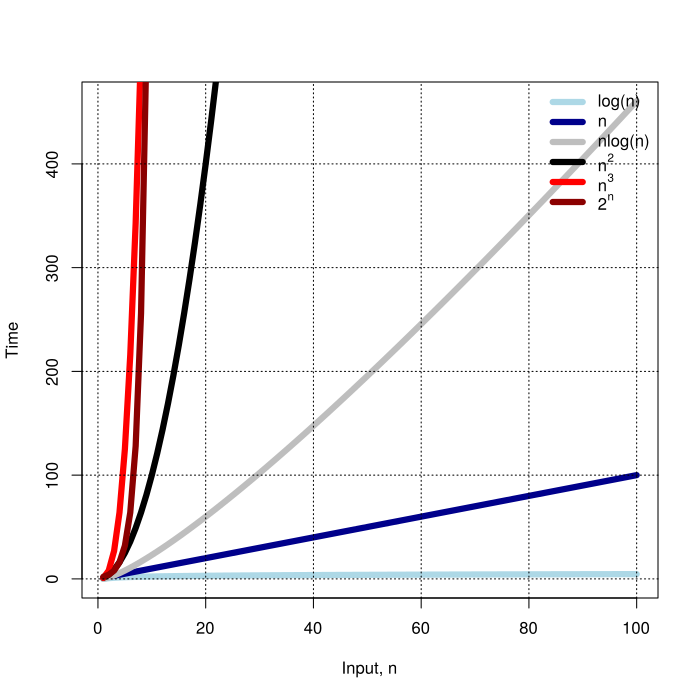

Recreate this plot in R.
n<-seq(1, 100, 1);
f1<-log(n);
f2<-n;
f3<-n*log(n);
f4<-n*n;
f5<-n*n*n;
f6<-2^n;

ym<-max(f3);

cairo_pdf("functions.pdf");
plot(n, f1, col="lightblue", type="l", lwd=6, xlab="Input, n", ylab="Time", ylim=c(0, ym));
points(n, f2, col="darkblue", lwd=6, type="l");
points(n, f3, col="grey", lwd=6, type="l");
points(n, f4, col="black", lwd=6, type="l");
points(n, f5, col="red", lwd=6, type="l");
points(n, f6, col="darkred", lwd=6, type="l");
grid(col="black");
legend("topright", c("log(n)", "n", "nlog(n)", expression(n^2), expression(n^3), expression(2^n)), col=c("lightblue", "darkblue", "grey", "black", "red", "darkred"), lwd=6, bty="n");
dev.off();
